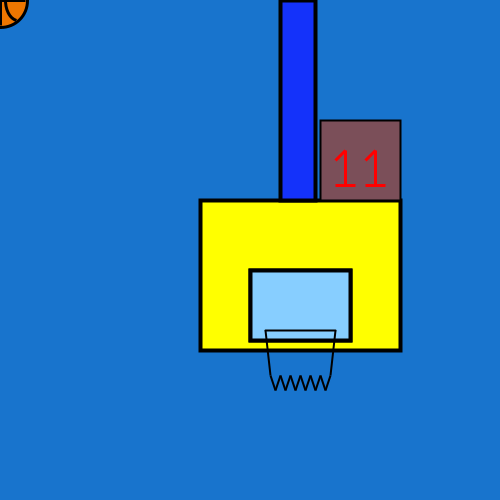
Frame 1 (no input)
Frame 60 (the mouse pressed at the canvas centre just before this capture): identical to frame 1, image omitted
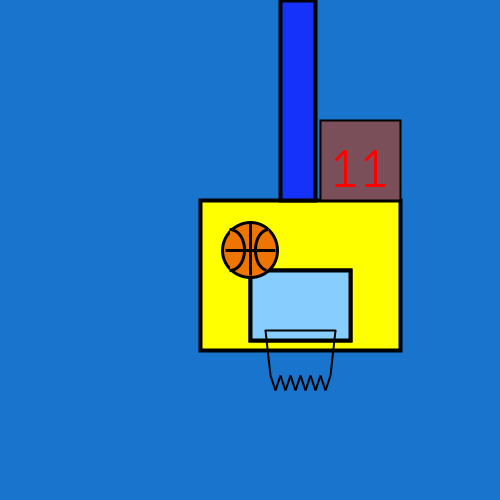
Frame 120 (the mouse held since frame 60 and released just before this capture)

The Processing sketch that drew these frames (run headless with seeded random() and noise(); from frame 60 on, the mouse is pressed at the canvas centre):

// Processing sketch: processing_69833
// ── processing_69833.pde

//setup sketch
void setup() {
  size(500, 500);
}

void draw() {

  background(24, 116, 205);
  smooth ();



  //backboard
  strokeWeight(4);
  fill( 255, 255, 0);
  rect(200, 200, 200, 150);
  fill(0);
  
  //inner rectangular box on backboard
  rect(250, 270, 100, 70);
  fill(135, 206, 255);
  rect(250, 270, 100, 70);

  //support beam hoop hangs from
  strokeWeight(4);
  fill(20, 50, 250);
  rect(280, 0, 35, 200);

  //rim
  strokeWeight(2);
  strokeCap(ROUND);
  fill(0, 0, 0);
  line (265, 330, 335, 330);

  //net
  fill(0);
  strokeCap(SQUARE);
  line(265, 330, 270, 375);
  line(335, 330, 330, 375);
  line(270, 375, 275, 390);
  line(330, 375, 325, 390);
  line(275, 390, 280, 375);
  line(280, 375, 285, 390);
  line(285, 390, 290, 375);
  line(290, 375, 295, 390);
  line(295, 390, 300, 375);
  line(300, 375, 305, 390);
  line(305, 390, 310, 375);
  line(310, 375, 315, 390);
  line(315, 390, 320, 375);
  line(320, 375, 325, 390);


  //shot clock
  fill( 123, 79, 89);
  rect (320, 120, 80, 80);

  //number 11 (signifying 11 seconds left on the shot clock)

  strokeWeight(3);
  stroke(255, 0, 0);
  line (345, 150, 345, 185);
  line (375, 150, 375, 185);
  line (345, 150, 335, 160);
  line (335, 185, 355, 185);
  line (375, 150, 365, 160);
  line (365, 185, 385, 185);

  //basketball - moves with mouse

  stroke(0);
  strokeWeight(3);
  ellipseMode(CENTER); 
  fill( 238, 118, 0);
  ellipse(mouseX, mouseY, 55, 55);
  
  //seams in basketball
  strokeWeight(3);
  line(mouseX, mouseY-28, mouseX, mouseY+25);
  arc(mouseX-20, mouseY, 30, 42, -1.571, 1.571);
  arc(mouseX+20, mouseY, 30, 42, 1.785, 4.632);
  strokeWeight(3);
  line(mouseX-25, mouseY, mouseX+25, mouseY);
}
